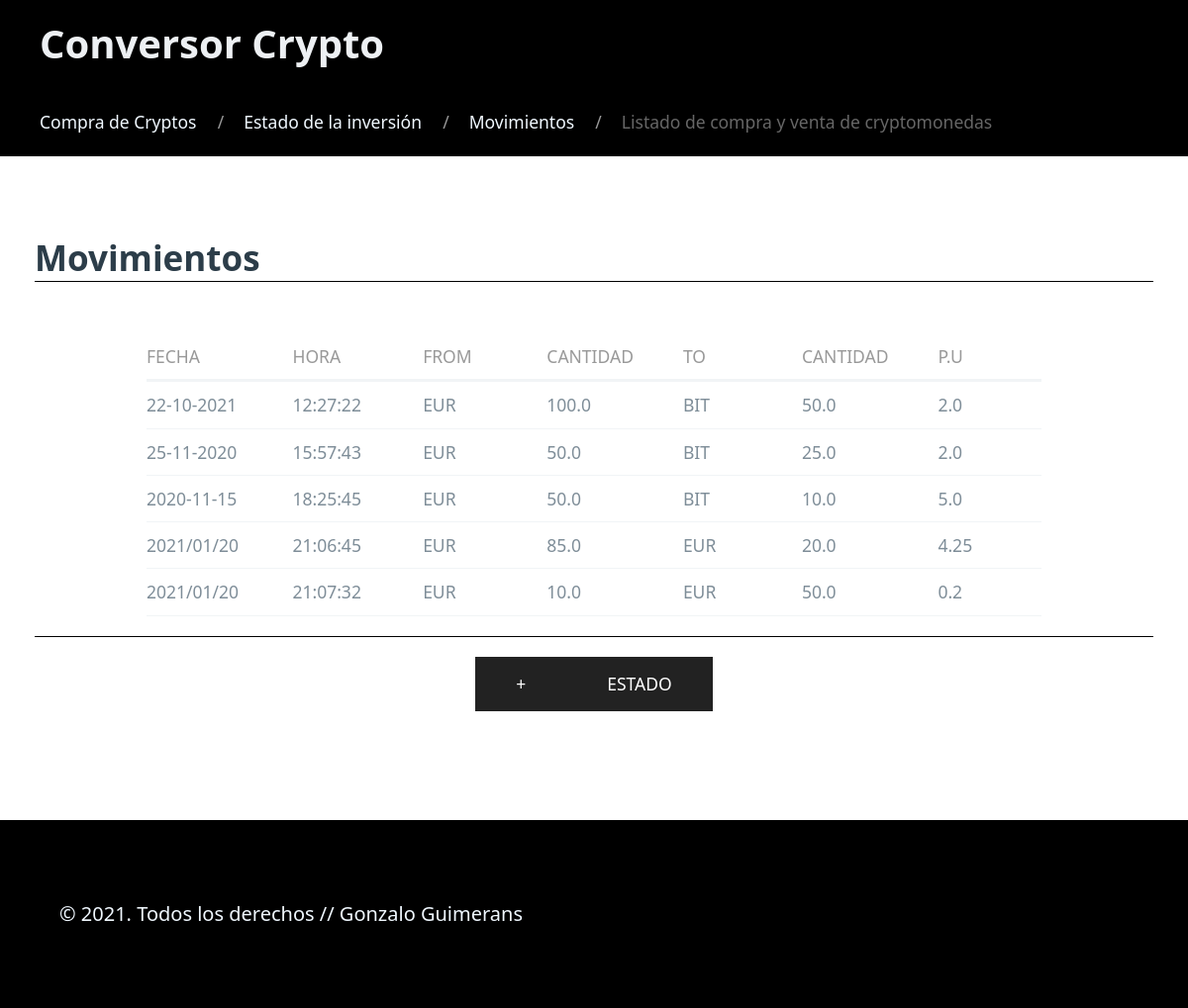
/, run on an earlier commit of the app's database.
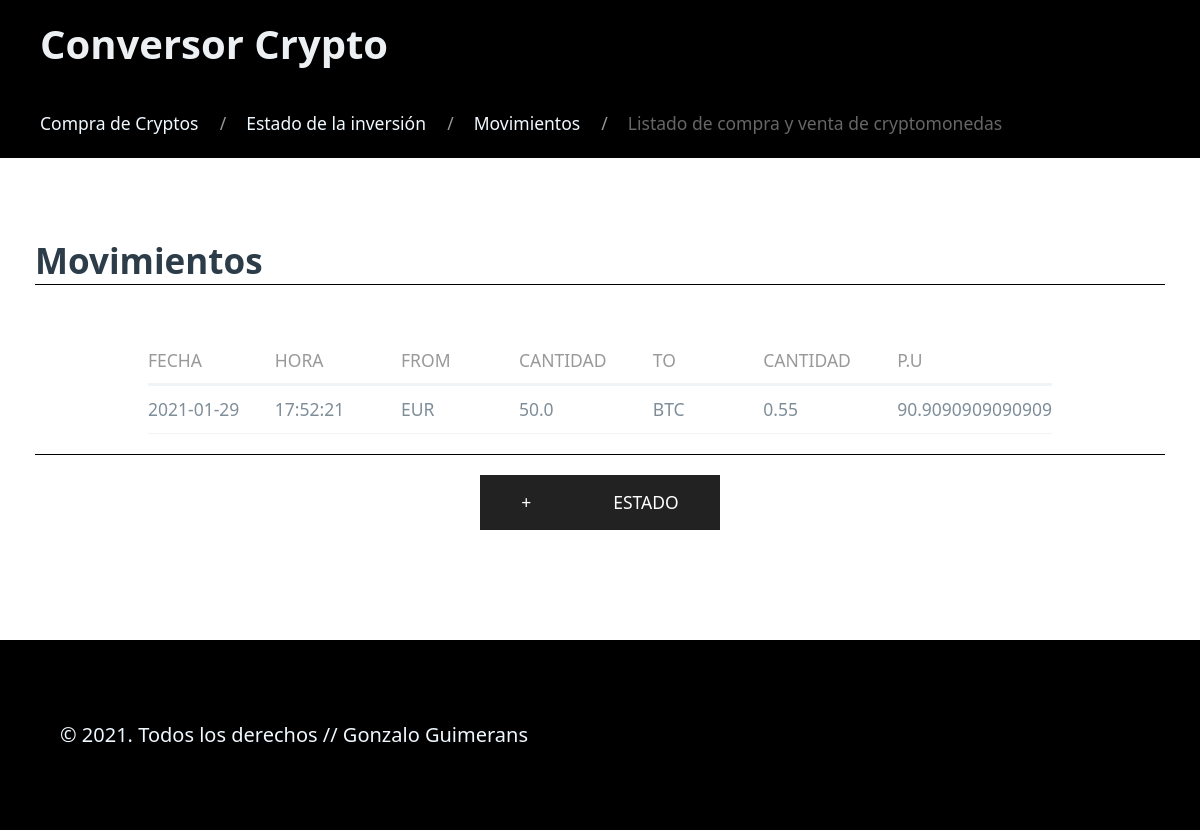
And on a later commit of the database.
### tables this page shows
CREATE TABLE "tabla_movimientos" (
	"id"	INTEGER,
	"date"	TEXT NOT NULL,
	"time"	TEXT NOT NULL,
	"from_currency"	INTEGER NOT NULL,
	"from_quantity"	REAL NOT NULL,
	"to_currency"	INTEGER NOT NULL,
	"to_quantity"	REAL NOT NULL,
	PRIMARY KEY("id" AUTOINCREMENT)
);

### movements/views.py (the view)
@app.route("/", methods=["GET", "POST"])
def movimientosCrypto():
    movimientos = queries.getMovimientosCrypto()
    return render_template("movimientos.html", movimientos=movimientos)

### tools/dbaccess.py (called while the page is built)
    def consultaBD(self, query, params=()):
        conn = sqlite3.connect(self.path)
        c = conn.cursor()
        c.execute(query, params)
        conn.commit()
        filas = c.fetchall()
        conn.close()
        if len(filas) == 0:
            return filas
        columnNames = []
        for columnName in c.description:
            columnNames.append(columnName[0])
        listaDeDiccionarios = []
        for fila in filas:
            d = {}
            for ix, columnName in enumerate(columnNames):
                d[columnName] = fila[ix]
            listaDeDiccionarios.append(d)
        return listaDeDiccionarios

    def getMovimientosCrypto(self):
        return self.db.consultaBD("SELECT date, time, from_currency, from_quantity, to_currency, to_quantity FROM tabla_movimientos;")

### movements/templates/movimientos.html (shortened to what this page needs)
{% extends "base.html" %}
{% block breadcrumbs %}
<ul class="uk-breadcrumb">
        <li><a href="/compra">Compra de Cryptos</a></li>
        <li><a href="/estado">Estado de la inversión</a></li>
        <li class="uk-disabled"><a>Movimientos</a></li>
        <li><span>Listado de compra y venta de cryptomonedas</span></li>
        </ul>
{% endblock %}
{% block h2 %}<h2 class="title_text uk-text-left">Movimientos</h2>{% endblock %}
{% block bloque_de_formato %}
        {% if movimientos|length > 0 %}
                <div class="uk-overflow-auto centrarTabla">
                        <table class="uk-table uk-table-divider uk-table-hover uk-table-small uk-table-justify ">
                                <thead>
                                        <tr>
                                                <th class="uk-width-small">Fecha</th>
                                                <th class="uk-width-small">Hora</th>
                                                <th class="uk-width-small">From</th>
                                                <th class="uk-width-small">Cantidad</th>
                                                <th class="uk-width-small">To</th>
                                                <th class="uk-width-small">Cantidad</th>
                                                <th class="uk-width-small">P.U</th>
                                        </tr>
                                </thead>
                        {% for registro in movimientos %}
                                <tbody>
                                        <tr>
                                                <td class="uk-width-small">{{ registro["date"] }}</td>
                                                <td class="uk-width-small">{{ registro["time"] }}</td>
                                                <td class="uk-width-small">{{ registro["from_currency"] }}</td>
                                                <td class="uk-width-small">{{ registro["from_quantity"] }}</td>
                                                <td class="uk-width-small">{{ registro["to_currency"] }}</td>
                                                <td class="uk-width-small">{{ registro["to_quantity"] }}</td>
                                                <td class="uk-width-small">{{ registro["from_quantity"]/registro["to_quantity"]}}</td>
                                </tbody>
                        {% endfor %}
                        </table>
                </div>
        {% else %}
                <h2 class="title_text uk-text-left">No hay movimientos</h2>
        {% endif %}
        <div class="uk-margin border-top">
                <form class="uk-form-stacked" action="compra">
                        <button type="submit" class="uk-button uk-button-secondary uk-button-large">+</button>
                </form>
                <form action="estado">
                        <button type="submit" class="uk-button uk-button-secondary uk-button-large">Estado</button>
                </form>
        </div>
{% endblock %}

### movements/templates/base.html (shortened to what this page needs)
<!DOCTYPE html>
<html lang="es">
    <head>
        <link rel="stylesheet" href="/static/uikit.min.css"/>
        <link rel="stylesheet" href="/static/pico.css">
        <link rel="stylesheet" href="/static/styles.css">
    </head>
    <body>
        <header data-theme="dark" class="dark">
            <div class="uk-card-header ">
                <h1>Conversor Crypto</h1>
                {% block breadcrumbs %}{% endblock %}
            </div>
        </header>
        <main>
            <div class="container">
                {% block h2 %}{% endblock %}
                {% block bloque_de_formato %}{% endblock %}
            </div>
        </main>
        <footer data-theme="dark" class="dark">
            <span>&copy; 2021. Todos los derechos // Gonzalo Guimerans</span>
        </footer>
    </body>
</html>

### movements/static/styles.css (style rules this page uses)
.centrarTabla { margin: 0 10% 0 10%; }
header.dark { padding: 0; background-color:black; }
footer.dark { background-color:black; color:aliceblue; }
footer span { margin-left: 5%; }
header h1 { font-size: 2rem; margin-bottom: 2rem; }
.uk-breadcrumb > * > * { color:aliceblue; }
.container h2 { border-bottom: black 1px solid; }
div.uk-margin { margin: auto; display: flex; justify-content: center; }
.border-top { border-top: black 1px solid; padding-top: 1em; }

What changed in the data, as far as the page shows it:
removed tabla_movimientos: date "22-10-2021", time "12:27:22", from_currency "EUR", from_quantity "100.0", to_currency "BIT", to_quantity "50.0", registro['from_quantity']/registro['to_quantity'] "2.0"
removed tabla_movimientos: date "25-11-2020", time "15:57:43", from_currency "EUR", from_quantity "50.0", to_currency "BIT", to_quantity "25.0", registro['from_quantity']/registro['to_quantity'] "2.0"
removed tabla_movimientos: date "2020-11-15", time "18:25:45", from_currency "EUR", from_quantity "50.0", to_currency "BIT", to_quantity "10.0", registro['from_quantity']/registro['to_quantity'] "5.0"
removed tabla_movimientos: date "2021/01/20", time "21:06:45", from_currency "EUR", from_quantity "85.0", to_currency "EUR", to_quantity "20.0", registro['from_quantity']/registro['to_quantity'] "4.25"
removed tabla_movimientos: date "2021/01/20", time "21:07:32", from_currency "EUR", from_quantity "10.0", to_currency "EUR", to_quantity "50.0", registro['from_quantity']/registro['to_quantity'] "0.2"
added tabla_movimientos: date "2021-01-29", time "17:52:21", from_currency "EUR", from_quantity "50.0", to_currency "BTC", to_quantity "0.55", registro['from_quantity']/registro['to_quantity'] "90.9090909090909"
